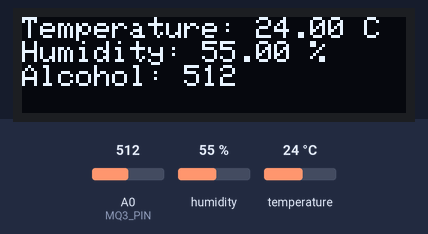
The sketch below on a simulated Arduino Uno, built with avr-gcc and run on an emulated ATmega328P. Parts: 128×32 one-colour display. The test bench sets the inputs (shaded band); at power-on: humidity 55 %, A0 (MQ3_PIN) = 512, temperature 24 °C. What the sketch prints to the serial monitor is not drawn.

Above: at 2.2 s.
2.3 s: humidity set to 22 %
At 4.3 s:
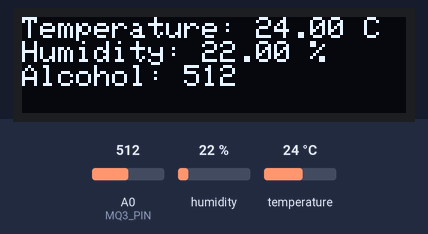
4.6 s: A0 (MQ3_PIN) set to 716
At 6.3 s:
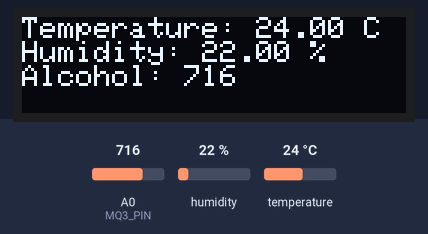
6.6 s: temperature set to 12 °C
At 8.4 s:
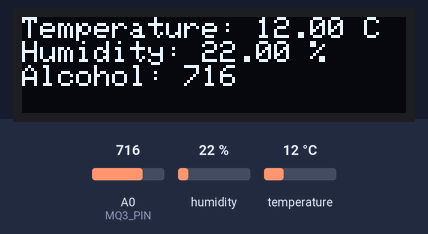
8.7 s: A0 (MQ3_PIN) set to 900
At 10.4 s:
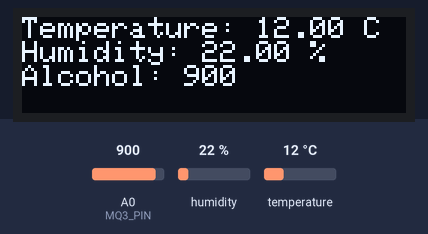
10.7 s: humidity set to 40 %
At 12.5 s:
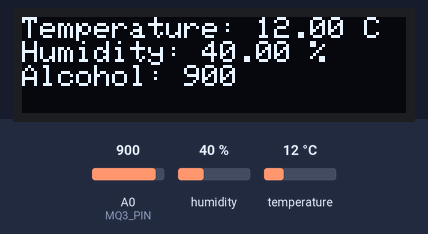
12.8 s: A0 (MQ3_PIN) set to 1023
At 14.7 s:
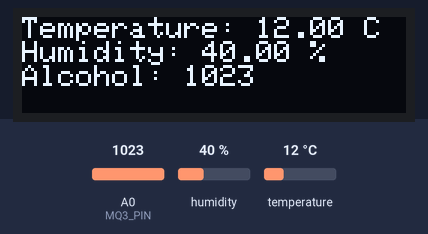
Timing chart, 0 to 15.8 s (numbered marks = the images above; inputs shaded):
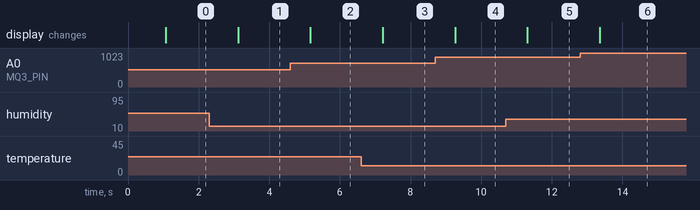

The sketch:

arduino.ino
```cpp
#include <Adafruit_SSD1306.h>
#include <Adafruit_GFX.h>
#include <Wire.h>
#include <DHT.h>

#define SCREEN_WIDTH 128
#define SCREEN_HEIGHT 32
#define OLED_RESET     -1
Adafruit_SSD1306 display(SCREEN_WIDTH, SCREEN_HEIGHT, &Wire, OLED_RESET);

#define DHTPIN 3
#define DHTTYPE DHT22
#define MQ3_PIN A0

DHT dht(DHTPIN, DHTTYPE);

void setup() {
  Serial.begin(9600);

  dht.begin();

  if (!display.begin(SSD1306_SWITCHCAPVCC, 0x3C)) {
    Serial.println(F("SSD1306 allocation failed"));
    while (true);
  }

  pinMode(MQ3_PIN, INPUT);

  display.clearDisplay();
  display.setTextSize(1);
  display.setTextColor(WHITE);
  display.setCursor(0, 0);
  display.println("Sensors ready");
  display.display();
  delay(1000);
}

void loop() {
  float tempC = dht.readTemperature();
  float hum = dht.readHumidity();
  int alcoholRaw = analogRead(MQ3_PIN);

  Serial.print("Temp: ");
  Serial.print(tempC);
  Serial.print(" C, Hum: ");
  Serial.print(hum);
  Serial.print(" %, Alcohol Raw: ");
  Serial.println(alcoholRaw);

  display.clearDisplay();
  display.setCursor(0, 0);
  display.print("Temperature: ");
  display.print(tempC);
  display.println(" C");

  display.print("Humidity: ");
  display.print(hum);
  display.println(" %");

  display.print("Alcohol: ");
  display.println(alcoholRaw);

  display.display();

  delay(1000);
}
```

Measured:
- after the input at 2.3 s, the display: changes after 0.82 s (image 1)
- after the input at 4.6 s, the display: changes after 0.57 s (image 2)
- after the input at 6.6 s, the display: changes after 0.61 s (image 3)
- after the input at 8.7 s, the display: changes after 0.56 s (image 4)
- after the input at 10.7 s, the display: changes after 0.61 s (image 5)
- after the input at 12.8 s, the display: changes after 0.55 s (image 6)
